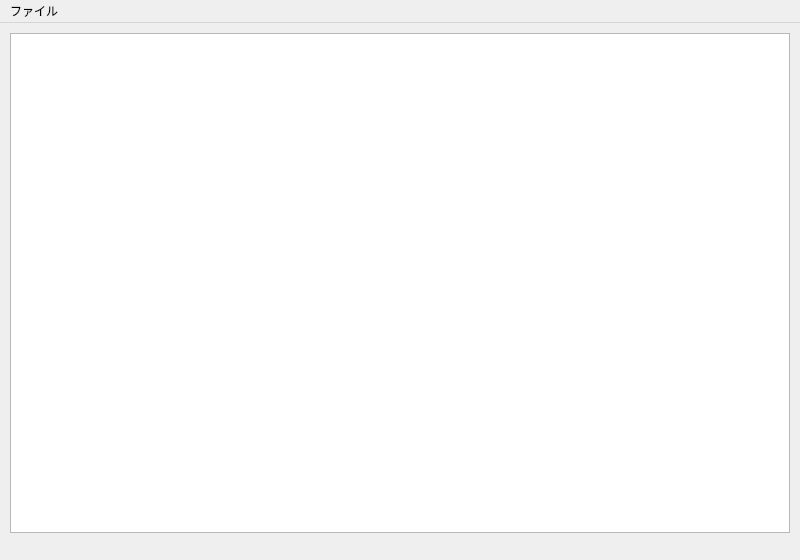
<?xml version="1.0" encoding="UTF-8"?>
<ui version="4.0">
 <class>MainWindow</class>
 <widget class="QMainWindow" name="MainWindow">
  <property name="geometry">
   <rect>
    <x>0</x>
    <y>0</y>
    <width>800</width>
    <height>560</height>
   </rect>
  </property>
  <property name="font">
   <font>
    <family>Noto Sans CJK JP</family>
   </font>
  </property>
  <property name="windowTitle">
   <string>テキストエディタ</string>
  </property>
  <widget class="QWidget" name="centralwidget">
   <widget class="QTextEdit" name="textEdit">
    <property name="geometry">
     <rect>
      <x>10</x>
      <y>10</y>
      <width>780</width>
      <height>500</height>
     </rect>
    </property>
   </widget>
  </widget>
  <widget class="QMenuBar" name="menubar">
   <property name="geometry">
    <rect>
     <x>0</x>
     <y>0</y>
     <width>800</width>
     <height>37</height>
    </rect>
   </property>
   <widget class="QMenu" name="menu">
    <property name="title">
     <string>ファイル</string>
    </property>
    <addaction name="actionOpen"/>
    <addaction name="actionSave"/>
    <addaction name="actionSave_As"/>
    <addaction name="actionExit"/>
   </widget>
   <addaction name="menu"/>
  </widget>
  <action name="actionOpen">
   <property name="text">
    <string>Open</string>
   </property>
   <property name="font">
    <font>
     <family>Noto Sans CJK JP</family>
    </font>
   </property>
  </action>
  <action name="actionExit">
   <property name="text">
    <string>Exit</string>
   </property>
   <property name="font">
    <font>
     <family>Noto Sans CJK JP</family>
    </font>
   </property>
  </action>
  <action name="actionSave">
   <property name="text">
    <string>Save</string>
   </property>
   <property name="font">
    <font>
     <family>Noto Sans CJK JP</family>
    </font>
   </property>
  </action>
  <action name="actionSave_As">
   <property name="text">
    <string>Save As</string>
   </property>
   <property name="font">
    <font>
     <family>Noto Sans CJK JP</family>
    </font>
   </property>
  </action>
 </widget>
 <resources/>
 <connections/>
</ui>
